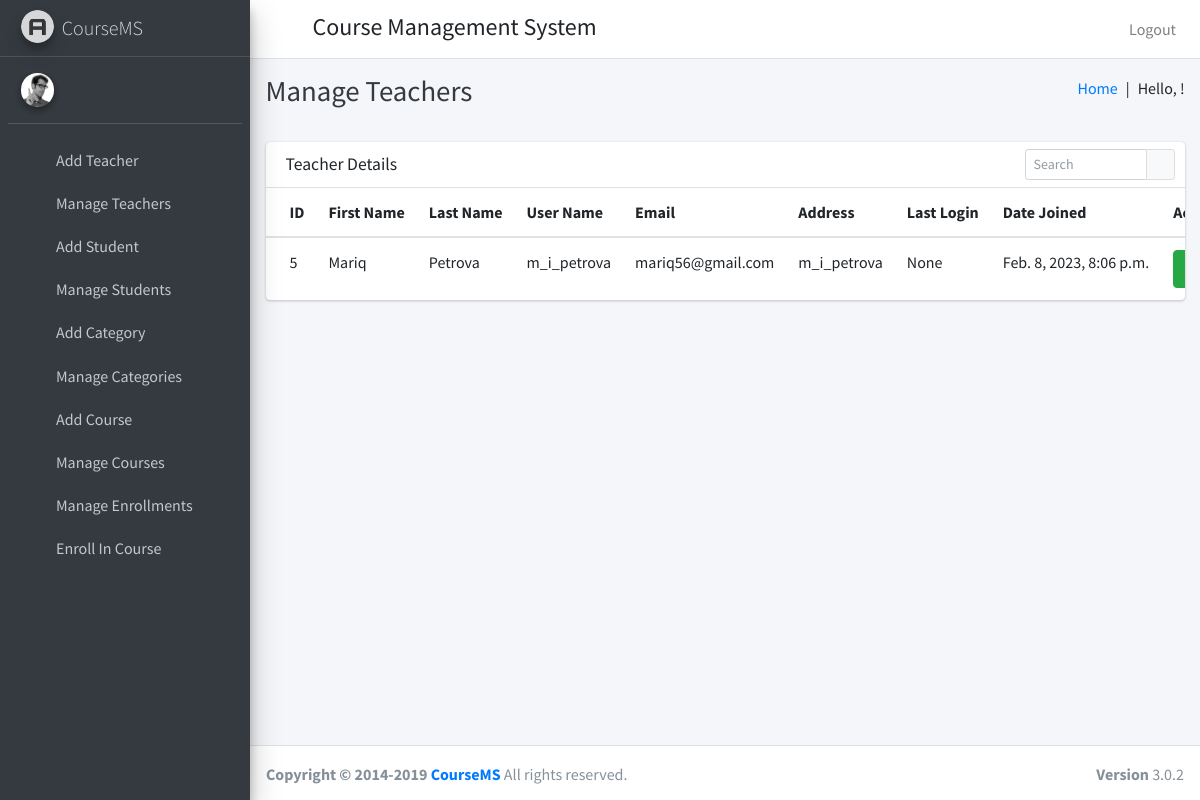
/manage_teachers, run on the app's committed database.
### course/models.py (models this page shows, shortened)
class Teacher(models.Model):
    id = models.AutoField(primary_key=True)
    user = models.OneToOneField(User, on_delete=models.CASCADE)
    address = models.TextField()
    created_at=models.DateTimeField(auto_now_add=True)
    updated_at=models.DateTimeField(auto_now_add=True)

class User(AbstractUser):
    USER_TYPE_SELECTION = (
        (1, "HOD"),
        (2, "Teacher"),
        (3, "Student")
    )
    user_type = models.CharField(max_length=1, choices=USER_TYPE_SELECTION, default=1)

### course/HodViews.py (the view)
# urls.py: path('manage_teachers', HodViews.manage_teachers, name="manage_teachers"),
def manage_teachers(request):
    teachers = Teacher.objects.all()
    return render(request, "hod_templates/manage_teachers_template.html", {"teachers": teachers})

### course/templates/hod_templates/manage_teachers_template.html
{% extends 'hod_templates/base_template.html' %}
{% block page_title %}
Manage Teachers
{% endblock page_title %}
{% block main_content %}
    <section class="content">
      <div class="container-fluid">
           <div class="row">
          <div class="col-12">
            <div class="card">
              <div class="card-header">
                <h3 class="card-title">Teacher Details</h3>
                <div class="card-tools">
                  <div class="input-group input-group-sm" style="width: 150px;">
                    <input type="text" name="table_search" class="form-control float-right" placeholder="Search">
                    <div class="input-group-append">
                      <button type="submit" class="btn btn-default"><i class="fas fa-search"></i></button>
                    </div>
                  </div>
                </div>
              </div>
              <div class="card-body table-responsive p-0">
                <table class="table table-hover text-nowrap">
                  <thead>
                    <tr>
                      <th>ID</th>
                      <th>First Name</th>
                      <th>Last Name</th>
                      <th>User Name</th>
                      <th>Email</th>
                      <th>Address</th>
                      <th>Last Login</th>
                      <th>Date Joined</th>
                      <th>Action</th>
                    </tr>
                  </thead>
                  <tbody>
                  {% for teacher in teachers %}
                    <tr>
                      <td>{{ teacher.user.id }}</td>
                      <td>{{ teacher.user.first_name }}</td>
                      <td>{{ teacher.user.last_name }}</td>
                      <td>{{ teacher.user.username }}</td>
                      <td>{{ teacher.user.email }}</td>
                      <td>{{ teacher.user }}</td>
                      <td>{{ teacher.user.last_login }}</td>
                      <td>{{ teacher.user.date_joined }}</td>
                      <td><a href="/edit_teacher/{{ teacher.user.id }}" class="btn btn-success">Edit</a></td>
                    </tr>
                  {% endfor %}
                  </tbody>
                </table>
              </div>
            </div>
          </div>
        </div>
      </div>
    </section>
{% endblock main_content %}

### data on the page
Teacher: user.id "5", user.first_name "Mariq", user.last_name "Petrova", user.username "m_i_petrova", user.email "mariq56@gmail.com", user "m_i_petrova", user.last_login "None", user.date_joined "Feb. 8, 2023, 8:06 p.m."
